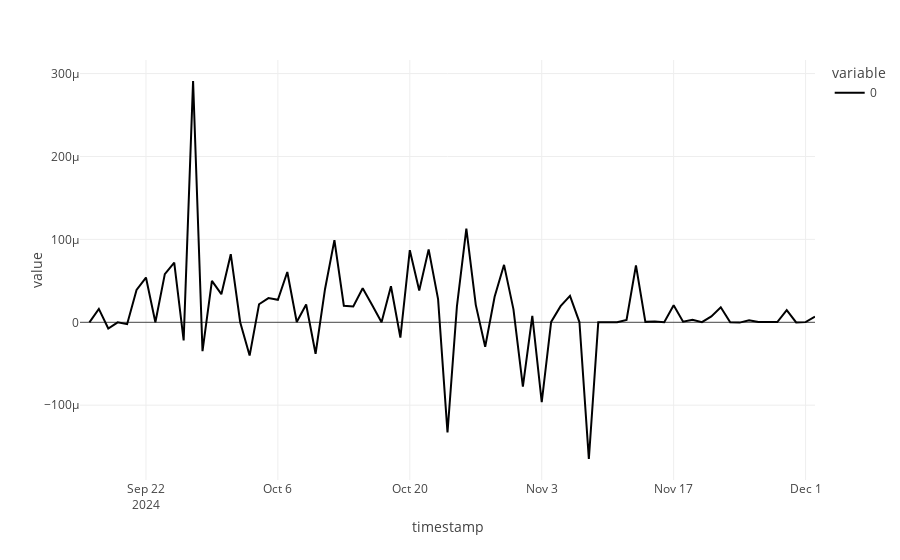

Here is the notebook cell this chart was saved with:
### Code cell
px.line(df["adjusted_nav_per_share"].diff() - df["actual_nav_per_share"].diff())
